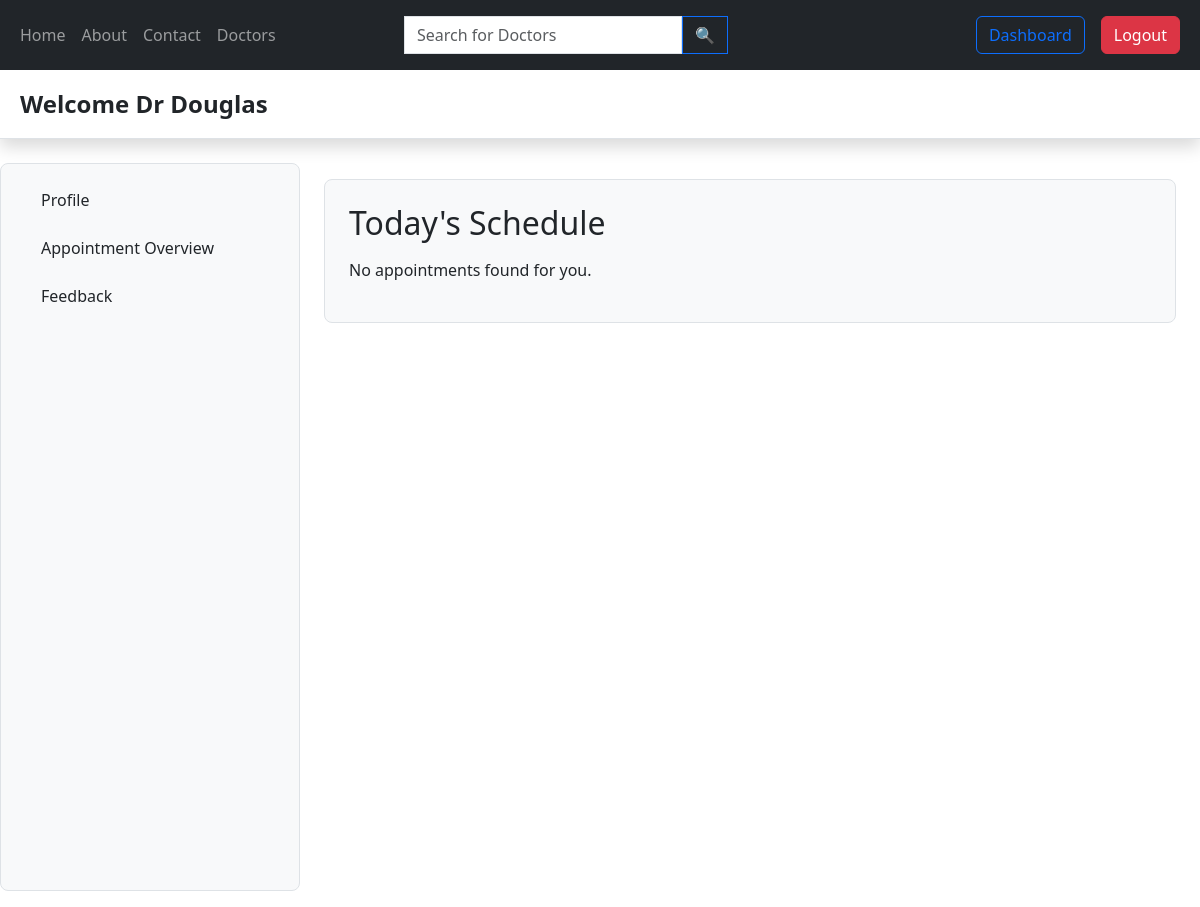
Page /doctor-dashboard/1/ (signed in) on the earlier database version.
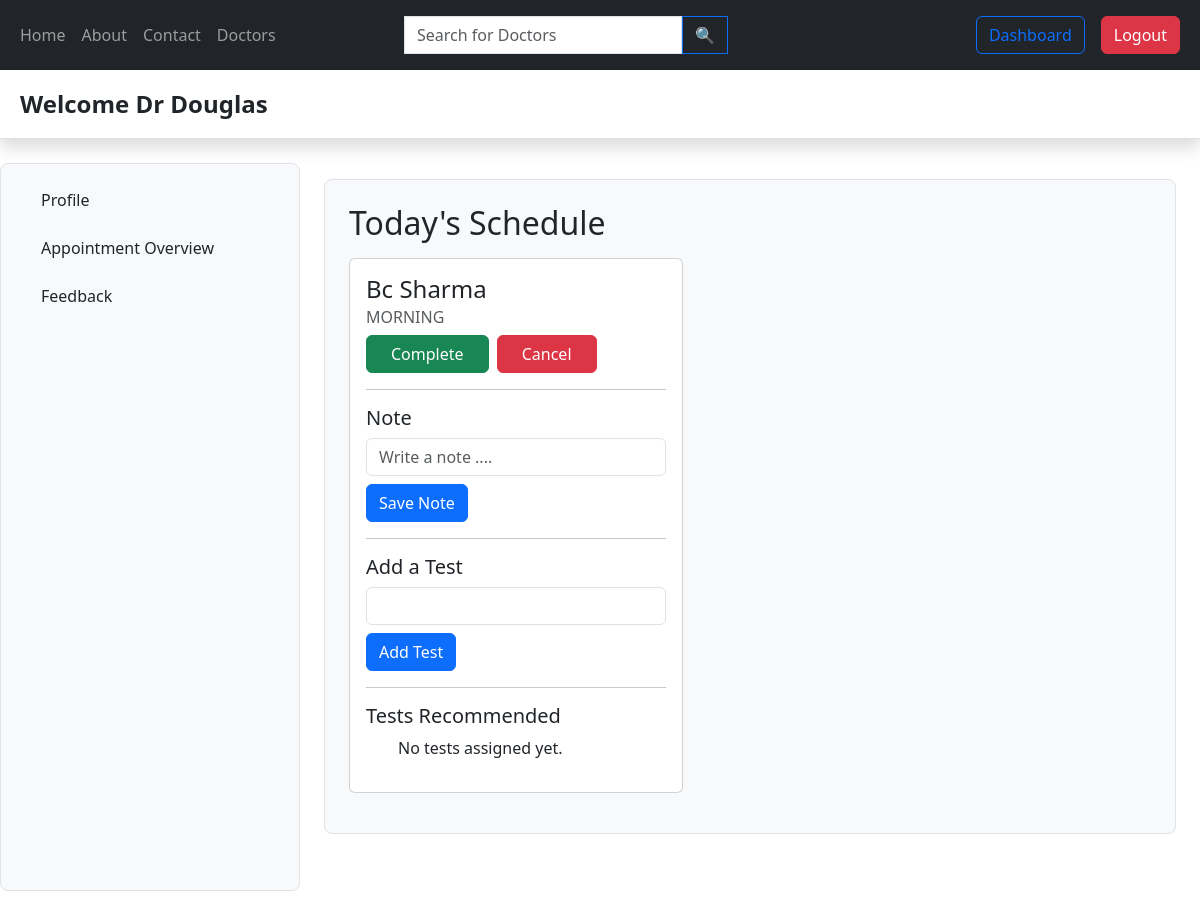
Same page on the later database version.
### appointment/models.py (models this page shows, shortened)
class Appointment(models.Model):
  patient= models.ForeignKey(Patient, on_delete=models.CASCADE, null=True)
  date = models.DateField(null=True, blank=True)
  slot= models.ForeignKey(AppointmentSlot, on_delete= models.CASCADE)
  stat= models.CharField(max_length= 20, choices=[('CONFIRMED', 'Confirmed'), ('CANCELLED', 'Cancelled'), ('COMPLETED','Completed')], default= 'CONFIRMED')
  booking_time= models.DateTimeField(auto_now=True)
  feedback= models.TextField(blank=True,null=True)
  test= models.ManyToManyField(Test,blank=True)
  doctorsnote= models.TextField(default='',blank=True,null=True)

### patient/models.py (models this page shows, shortened)
class Patient(models.Model):
  user= models.ForeignKey(User, on_delete= models.CASCADE)
  first_name= models.CharField(max_length= 255)
  last_name= models.CharField(max_length= 255, blank= True, null= True)
  dob= models.DateField(default= None)
  sex= models.CharField(max_length= 10, choices= [('MALE', 'Male'), ('FEMALE', 'Female'), ('OTHER', 'Other')], default= 'FEMALE')

### doctor/models.py (models this page shows, shortened)
class AppointmentSlot(models.Model):
    doctor = models.ForeignKey(Doctor, on_delete=models.CASCADE)
    day_of_week = models.CharField(
        max_length=10,
        choices=[
            ('MONDAY', 'Monday'), ('TUESDAY', 'Tuesday'), ('WEDNESDAY', 'Wednesday'),
            ('THURSDAY', 'Thursday'), ('FRIDAY', 'Friday'), ('SATURDAY', 'Saturday'), ('SUNDAY', 'Sunday')
        ]
    )
    session = models.CharField(
        max_length=10,
        choices=[
            ('MORNING', 'Morning'), ('AFTERNOON', 'Afternoon'), ('EVENING', 'Evening')
        ]
    )
    max_bookings = models.PositiveIntegerField(default=10)
    class Meta:
        unique_together = ('doctor', 'day_of_week', 'session')
        ordering = ['doctor', 'day_of_week', 'session']

### doctor/views.py (the view, shortened to what this page needs)
# urls.py: path('doctor-dashboard/<str:pk>/',views.doctor_dashboard,name="doctor-dashboard"),
@login_required(login_url='login_page')
@role_required(['DOCTOR'])
def doctor_dashboard(request,pk):
    doctor=Doctor.objects.get(id=pk)
    appointments = Appointment.objects.filter(slot__doctor=doctor, date=date.today(), stat= 'CONFIRMED').order_by('-date')
    tests = Test.objects.all()
    context={'doctor':doctor,'appointments':appointments,'tests':tests}
    return render(request,'doctor_dashboard.html',context)

### hmes/decorator.py (called while the page is built)
def role_required(allowed_roles):
    def decorator(view_func):
        @wraps(view_func)
        def _wrapped_view(request, *args, **kwargs):
            if request.user.is_authenticated:
                user_role = request.user.userinfo.role_def  # Adjust this line based on your user model
                if user_role in allowed_roles:
                    return view_func(request, *args, **kwargs)
            return render(request,'error_403.html')
        return _wrapped_view
    return decorator

### doctor/templates/doctor_dashboard.html (shortened to what the changed rows need)
{% extends 'base.html' %}
{% block start %}
<div class="container-fluid pb-3 flex-grow-1 d-flex flex-column overflow-auto" style="height: calc(100vh - 56px);">
    <div class="row flex-grow-1 flex-grow-0">
        <main class="col overflow-auto h-100 px-4 py-3">
            <div class="bg-light border rounded-3 p-4">
                <h2 class="mb-3">Today's Schedule</h2>
                <div class="row row-cols-1 row-cols-md-3 g-4">
                    {% for appointment in appointments %}
                    <div class="col mb-3">
                        <div class="card h-100" style="width: 20.9rem;">
                            <div class="card-body">
                                <h4 class="card-title">{{ appointment.patient.first_name }} {{ appointment.patient.last_name }}</h4>
                                <h6 class="card-subtitle mb-2 text-muted">{{ appointment.slot.session }}</h6>
                                <div class="col-md-12">
                                    <a href="{% url 'confirmation' appointment.id %}?q=Complete" class="btn btn-success text-white px-4 me-1">Complete</a>
                                    <a href="{% url 'confirmation' appointment.id %}?q=Cancel" class="btn btn-danger text-white px-4">Cancel</a>
                                </div>
                                <hr>
                                <h5>Note</h5>
                                {% if appointment.doctorsnote == '' %}
                                <form action="" method="POST">
                                    <input type="text" name="doctor_note" placeholder="Write a note ...." class="form-control mb-2">
                                    <button type="submit" class="btn btn-primary">Save Note</button>
                                </form>
                                {% endif %}
                                <hr>
                                <h5>Add a Test</h5>
                                <form method="POST" action="">
                                    <input type="text" name="test" list="test-list" class="form-control mb-2">
                                    <button type="submit" class="btn btn-primary">Add Test</button>
                                </form>
                                <hr>
                                <h5>Tests Recommended</h5>
                                <ul>
                                    {% for test in appointment.test.all %}
                                        <li>{{ test.name }}</li>
                                    {% empty %}
                                        <p>No tests assigned yet.</p>
                                    {% endfor %}
                                </ul>
                            </div>
                        </div>
                    </div>
                    {% empty %}
                        <p>No appointments found for you.</p>
                    {% endfor %}
                </div>
            </div>
        </main>
    </div>
</div>
{% endblock %}

Differences in the rows shown:
added Appointment: patient.first_name "Bc", patient.last_name "Sharma", slot.session "MORNING"
Other differences:
text no longer shown: "No appointments found for you."
